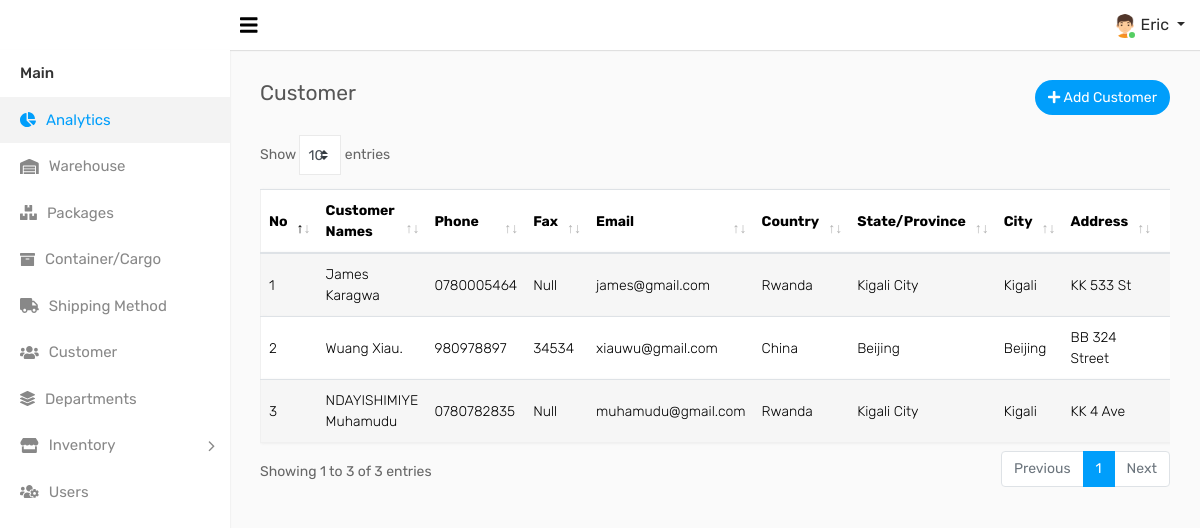
Page /customer.php (signed in) on the committed database.
### tables this page shows
CREATE TABLE `user_tb` (
  `user_id` int(11) NOT NULL,
  `firstname` varchar(100) DEFAULT NULL,
  `lastname` varchar(100) DEFAULT NULL,
  `email` varchar(100) DEFAULT NULL,
  `phone` varchar(30) DEFAULT NULL,
  `birth_date` varchar(60) DEFAULT NULL,
  `gender` varchar(30) DEFAULT NULL,
  `address` varchar(122) DEFAULT NULL,
  `dpt_id` int(11) DEFAULT NULL,
  `position` varchar(100) DEFAULT NULL,
  `password` varchar(100) DEFAULT NULL,
  `last_access_date` timestamp NOT NULL DEFAULT current_timestamp() ON UPDATE current_timestamp(),
  `role` varchar(60) DEFAULT NULL,
  `user_status` varchar(50) NOT NULL,
  `img` text DEFAULT NULL,
  `date_created` timestamp NOT NULL DEFAULT current_timestamp()
);

CREATE TABLE `customer_tb` (
  `customer_id` int(11) NOT NULL,
  `user_id` int(11) NOT NULL,
  `firstname` varchar(155) NOT NULL,
  `lastname` varchar(155) NOT NULL,
  `phone` varchar(30) NOT NULL,
  `fax` varchar(30) DEFAULT NULL,
  `email` varchar(155) NOT NULL,
  `countryId` int(11) NOT NULL,
  `stateId` int(11) NOT NULL,
  `cityId` int(11) NOT NULL,
  `address` varchar(150) DEFAULT NULL,
  `timestamp` timestamp NOT NULL DEFAULT current_timestamp()
);

CREATE TABLE `countries` (
  `id` int(11) NOT NULL,
  `sortname` varchar(3) NOT NULL,
  `name` varchar(150) NOT NULL,
  `currency` varchar(150) NOT NULL
);

CREATE TABLE `states` (
  `id` int(11) NOT NULL,
  `name` varchar(30) NOT NULL,
  `countryId` int(11) NOT NULL DEFAULT 1
);

### customer.php (the view, shortened to what this page needs)
<?php include 'includes/head.php'; ?>
<body>
    <div class="main-wrapper">
        <?php
            include 'includes/header.php';
            include 'includes/sidebar.php';
        ?>
        <div class="page-wrapper">
            <div class="content">
                <div class="row">
                    <div class="col-sm-4 col-3">
                        <h4 class="page-title">Customer</h4>
                    </div>
                    <div class="col-sm-8 col-9 text-right m-b-20">
                        <a href="add_customer" class="btn btn btn-primary btn-rounded float-right"><i class="fa fa-plus"></i> Add Customer</a>
                    </div>
                </div>
				<div class="row">
					<div class="col-md-12">
						<div class="table-responsive">
							<table class="table table-border table-striped custom-table datatable mb-0">
								<thead>
									<tr>
										<th>No</th>
										<th>Customer Names</th>
										<th>Phone</th>
										<th>Fax</th>
                                        <th>Email</th>
                                        <th>Country</th>
										<th>State/Province</th>
										<th>City</th>
										<th>Address</th>
										<th class="text-right">Action</th>
									</tr>
								</thead>
								<tbody>
									<?php
                                        $count = 0;
										$custSql = mysqli_query($DB_CONNECT,"SELECT * FROM customer_tb ORDER BY customer_id DESC");
										while ($custFet = mysqli_fetch_array($custSql)) {
                                            $count ++;
											$countryQury = mysqli_query($DB_CONNECT,"SELECT * FROM countries WHERE id='".$custFet['countryId']."'");
											$countryFet = mysqli_fetch_array($countryQury);
											$stateQury = mysqli_query($DB_CONNECT,"SELECT * FROM states WHERE id='".$custFet['stateId']."'");
											$stateFet = mysqli_fetch_array($stateQury);
											$cityQury = mysqli_query($DB_CONNECT,"SELECT * FROM cities WHERE id='".$custFet['cityId']."'");
											$cityFet = mysqli_fetch_array($cityQury);
                                            if ($custFet['fax'] == null) {
                                                $fax = 'Null';
                                            }else{
                                                $fax = $custFet['fax'];
                                            }
											echo '
												<tr>
													<td>'.$count.'</td>
													<td>'.$custFet['firstname'].' '.$custFet['lastname'].'</td>
													<td>'.$custFet['phone'].'</td>
                                                    <td>'.$fax.'</td>
                                                    <td>'.$custFet['email'].'</td>
													<td>'.$countryFet['name'].'</td>
													<td>'.$stateFet['name'].'</td>
													<td>'.$cityFet['name'].'</td>
													<td>'.$custFet['address'].'</td>
													<td class="text-right">
														<a class="dropdown-item" href="edit-customer?customer_id='.$custFet['customer_id'].'"><i class="fa fa-pencil-alt m-r-5"></i> Edit</a>
													</td>
												</tr>
											';
											?>
											<?php
										}
									?>
								</tbody>
							</table>
						</div>
					</div>
                </div>
            </div>
        </div>
<?php include 'includes/footer.php'; ?>

### includes/header.php (shortened to what this page needs)
<div class="header">
			<div class="header-left">
				<a href="index" class="logo">
				</a>
			</div>
			<a id="toggle_btn" href="javascript:void(0);" style="color:black;"><i class="fa fa-bars"></i></a>
            <ul class="nav user-menu float-right">
                <li class="nav-item dropdown has-arrow">
                    <a href="#" class="dropdown-toggle nav-link user-link" data-toggle="dropdown">
                        <span class="user-img">
							<img class="rounded-circle" src="assets/img/profile/<?php echo $userFet['img']; ?>" width="24" alt="Admin">
							<span class="status online"></span>
						</span>
						<span><?php echo $userFet['firstname']; ?></span>
                    </a>
                </li>
            </ul>
        </div>

### rows in the picture
user_tb: img (picture), firstname "Eric"
customer_tb: firstname "James", lastname "Karagwa", phone "0780005464", fax "Null", email "james@gmail.com", countryId.name "Rwanda", stateId.name "Kigali City", name "Kigali", address "KK 533 St"
customer_tb: firstname "Wuang", lastname "Xiau.", phone "980978897", fax "34534", email "xiauwu@gmail.com", countryId.name "China", stateId.name "Beijing", name "Beijing", address "BB 324 Street"
customer_tb: firstname "NDAYISHIMIYE", lastname "Muhamudu", phone "0780782835", fax "Null", email "muhamudu@gmail.com", countryId.name "Rwanda", stateId.name "Kigali City", name "Kigali", address "KK 4 Ave"
